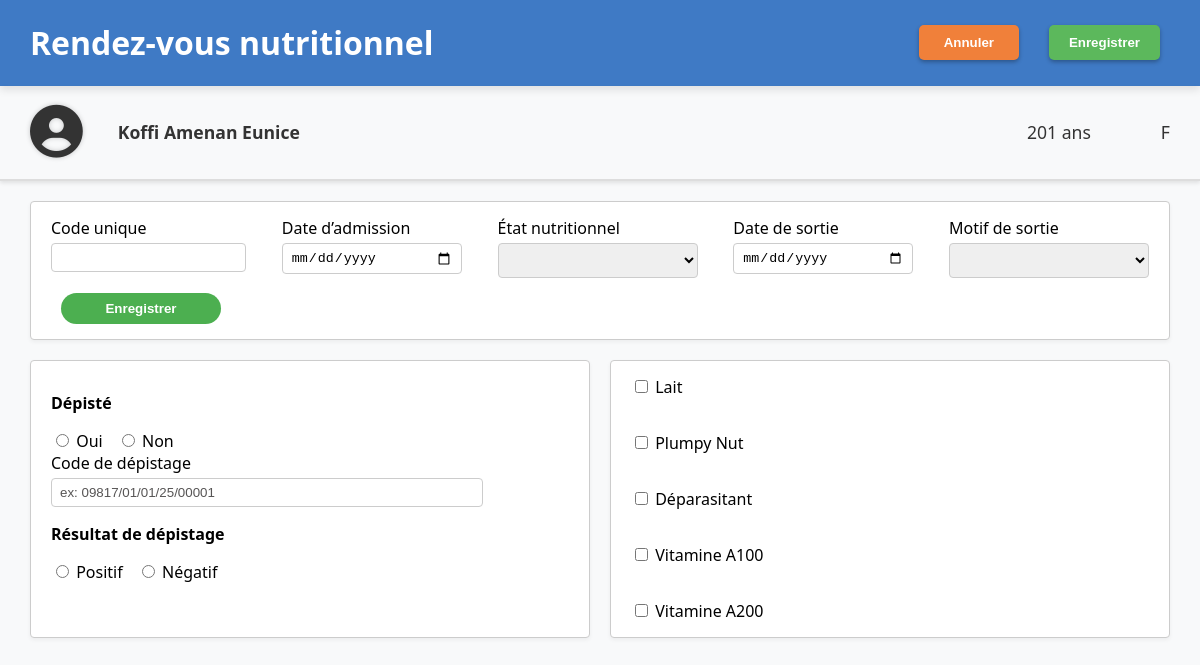
Page /nutrition/2/ on the earlier database version.
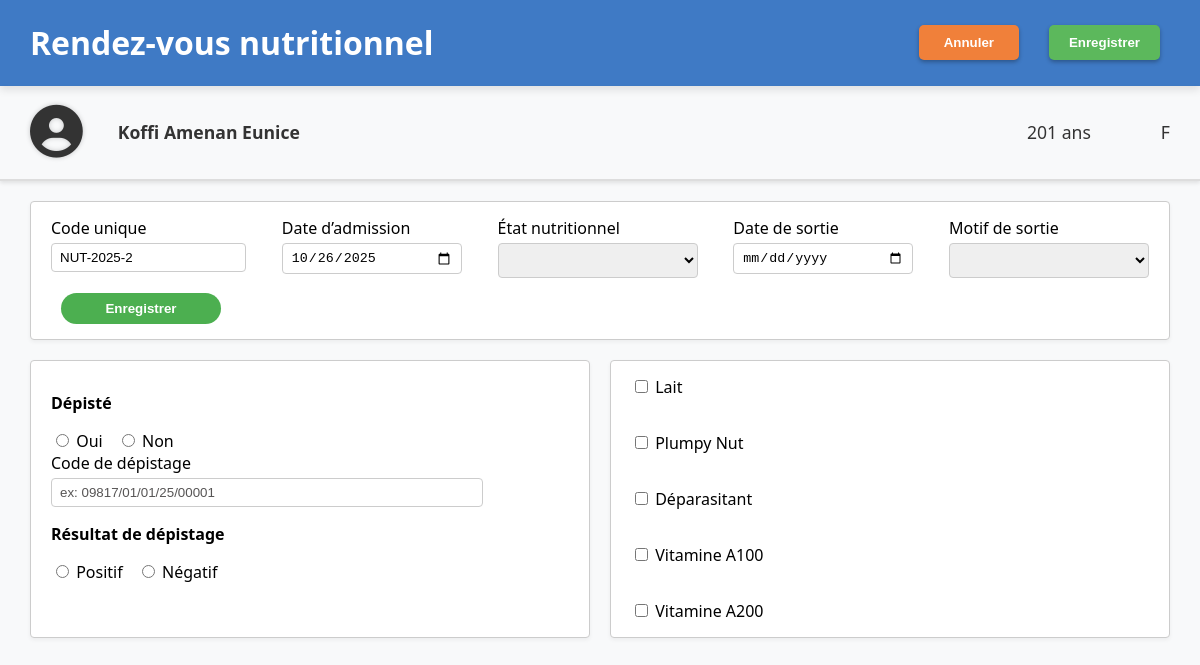
Same page on the later database version.
### patient/models.py (models this page shows, shortened)
class Patient(models.Model):
    nom = models.CharField(max_length=100)
    prenom = models.CharField(max_length=300)
    date_naissance = models.DateField()
    sexe = models.CharField(max_length=10)
    nom_parent= models.CharField(max_length=100)
    quartier = models.CharField(max_length=100)
    telephone = models.CharField(max_length=20, blank=True, null=True)
    @property
    def age(self):
        today = date.today()
        return (today.year - self.date_naissance.year) * 12 + today.month - self.date_naissance.month

class Nutrition(models.Model):
    patient = models.ForeignKey(Patient, on_delete=models.CASCADE)
    code_nutrition = models.CharField(max_length=100)
    date_visite = models.DateField()
    date_admission = models.DateField()
    date_sortie = models.DateField(null=True, blank=True)
    etat_nutrition = models.CharField(max_length=500)
    motif_sortie = models.CharField(max_length=255, blank=True, null=True)

### patient/views.py (the view)
# urls.py: path('nutrition/<int:patient_id>/', views.nutrition, name="nutrition"),
def nutrition(request, patient_id):
    patient = get_object_or_404(Patient, id=patient_id)
    nutrition = Nutrition.objects.filter(patient=patient).first()
    context = {
        "patient": patient,
        "nutrition": nutrition,
    }
    return render(request, 'patient/nutrition.html', context)

### patient/context_processors.py (called while the page is built)
def today(request):
    return {"today": date.today()}

### patient/templates/patient/nutrition.html (shortened to what this page needs)
<!DOCTYPE html>
<html lang="fr">
    {% load static %}
<head>
  <link rel="stylesheet" href="{% static 'patient/style.css' %}">
  <link rel="stylesheet" href="https://cdnjs.cloudflare.com/ajax/libs/font-awesome/6.4.0/css/all.min.css">
</head>
<body class="nutrition-body">
  <div class="header-bar-vaccin">
        <h1>Rendez-vous nutritionnel</h1>
        <div class="header-buttons">
            <button class="btn btn-annuler">Annuler</button>
            <button class="btn btn-enregistrer" form="formapport_nutrition" type="submit">Enregistrer</button>
        </div>
    </div>
  <div class="patient-info-box">
    <div class="patient-details">
        <i class="fas fa-user-circle profile-icon"></i>
        <span class="patient-name">{{patient.nom}} {{patient.prenom}}</span>
        <span class="patient-age">{{patient.age}} ans</span>
        <span class="patient-sex">{{patient.sexe}}</span>
    </div>
</div>
  <main class="nutrition-form-container">
    <form action="{% url 'enregistrement_nutrition' patient.id %}" method="post">
      <div class="form-section info-box">
        <div class="form-group">
          <label for="code_unique">Code unique</label>
          <input type="text" id="code_unique" name="code_unique" value="{{ nutrition.code_nutrition|default_if_none:'' }}" readonly>
        </div>
        <div class="form-group">
          <label for="date_admission">Date d’admission</label>
          <input type="date" id="date_admission" name="date_admission" value="{{ nutrition.date_admission|date:'Y-m-d' }}">
        </div>
        <div class="form-group">
          <label for="etat_nutri">État nutritionnel</label>
          <select id="etat_nutri" name="etat_nutri" class="etat_nutri">
              <option value=""></option>
              <option value="normal" {% if nutrition.etat_nutri == 'normal' %}selected{% endif %}>Normal</option>
          </select>
        </div>
        <div class="form-group">
          <label for="date_sortie">Date de sortie</label>
          <input type="date" id="date_sortie" name="date_sortie" value="{{ nutrition.date_sortie|date:'Y-m-d' }}">
        </div>
        <div class="form-group">
          <label for="motif_sortie">Motif de sortie</label>
          <select id="motif_sortie" name="motif_sortie" class="etat_nutri">
              <option value=""></option>
              <option value="gueris" {% if nutrition.motif_sortie == 'gueris' %}selected{% endif %}>Guéri</option>
          </select>
        </div>
        <div class="form-group btn-right">
          <button class="btn btn-save" type="submit">Enregistrer</button>
        </div>
      </div>
    </form>
    <form id= "formapport_nutrition" method="post" action="{% url 'enregistrer_apport_nutrition' patient.id %}">
      <div class="form-row">
        <div class="form-section depistage-box">
          <p><strong>Dépisté</strong></p>
          <label><input type="radio" name="depiste" value="oui"> Oui</label>
          <label><input type="radio" name="depiste" value="non"> Non</label>
          <div class="form-group">
            <label for="code_depistage">Code de dépistage</label>
            <input type="text" id="code_depistage" name="code_depistage" placeholder="ex: 09817/01/01/25/00001">
          </div>
          <p><strong>Résultat de dépistage</strong></p>
          <label><input type="radio" name="resultat" value="positif"> Positif</label>
          <label><input type="radio" name="resultat" value="negatif"> Négatif</label>
        </div>
        <div class="form-section produits-box">
          <label><input type="checkbox" name="produits" value="lait"> Lait</label><br>
          <label><input type="checkbox" name="produits" value="plumpy"> Plumpy Nut</label><br>
          <label><input type="checkbox" name="produits" value="deparasitant"> Déparasitant</label><br>
          <label><input type="checkbox" name="produits" value="vitA100"> Vitamine A100</label><br>
          <label><input type="checkbox" name="produits" value="vitA200"> Vitamine A200</label>
        </div>
      </div>
    </form>
  </main>
</body>
</html>

### patient/static/patient/style.css (style rules this page uses)
input::placeholder { color: rgba(15, 13, 13, 0.7); }
.patient-info-box { padding: 20px 30px; border-bottom: 2px solid #ddd; box-shadow: 0 2px 4px rgba(0, 0, 0, 0.1); }
.patient-details { display: flex; align-items: center; font-size: 1.2em; font-weight: bold; color: #333; }
.profile-icon { font-size: 3em; margin-right: 15px; color: #333; text-shadow: 0 0 5px rgba(0, 0, 0, 0.2); }
.patient-name { flex-grow: 1; }
.patient-age, .patient-sex { margin-left: 50px; font-weight: normal; }
.btn { padding: 10px 25px; margin: 0 10px; border: none; border-radius: 5px; font-weight: bold; cursor: pointer; transition: all 0.3s; min-width: 100px; }
.patient-name { font-weight: 600; font-size: 1.1rem; }
.header-bar-vaccin { background-color: #3f7ac5; color: white; padding: 0px 30px; display: flex; justify-content: space-between; align-items: center; box-shadow: 0 4px 8px rgba(0, 0, 0, 0.1); }
.header-buttons .btn { padding: 10px 20px; margin-left: 10px; border: none; border-radius: 5px; font-weight: bold; cursor: pointer; color: white; box-shadow: 0 2px 4px rgba(0, 0, 0, 0.3); }
.btn-annuler { background-color: #f0803a; }
.btn-enregistrer { background-color: #5cb85c; }
.patient-info-box { padding: 20px 30px; border-bottom: 2px solid #ddd; box-shadow: 0 2px 4px rgba(0, 0, 0, 0.1); margin-bottom: 20px; }
.profile-icon { font-size: 3em; margin-right: 15px; color: #333; }
body.nutrition-body { font-family: "Segoe UI", Arial, sans-serif; background-color: #f8f9fa; margin: 0; padding: 0; }
.header-buttons { display: flex; gap: 10px; }
.btn { border: none; padding: 8px 16px; border-radius: 20px; color: #fff; font-weight: bold; cursor: pointer; }
.btn-save { background-color: #4CAF50; }
.patient-details { display: flex; gap: 20px; font-size: 1.1rem; }
.nutrition-form-container { width: 95%; margin: 0 auto; display: flex; flex-direction: column; gap: 20px; }
.form-section { background-color: #fff; border: 1px solid #ccc; padding: 15px 20px; box-shadow: 0 2px 4px rgba(0,0,0,0.05); border-radius: 4px; }
.info-box { display: flex; flex-wrap: wrap; justify-content: space-between; gap: 15px; }
.form-group { display: flex; flex-direction: column; min-width: 180px; }
.form-group label { font-weight: 500; margin-bottom: 4px; }
.form-group input { padding: 6px 8px; border: 1px solid #ccc; border-radius: 4px; }
.form-row { display: flex; justify-content: space-between; gap: 20px; }
.depistage-box { flex: 1; }
.depistage-box label { margin-right: 10px; }
.depistage-box input[type="text"] { width: 80%; }
.produits-box { flex: 1; display: flex; flex-direction: column; gap: 6px; }
.etat_nutri { width: 200px; padding: 7px 10px; border: 1px solid #ccc; border-radius: 4px; font-size: 15px; box-sizing: border-box; }
:root { color-scheme: light dark; }

Differences in the rows shown:
added Nutrition: code_unique "NUT-2025-2", date_admission "10/26/2025"
